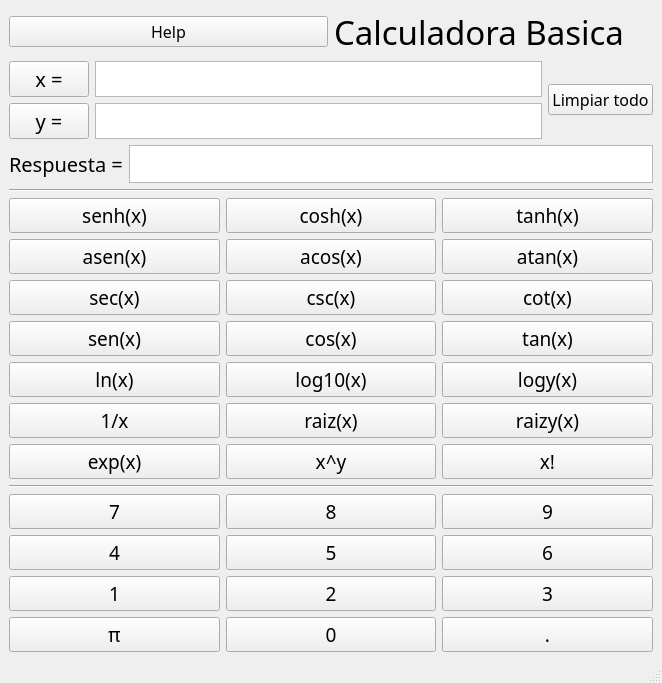
<?xml version="1.0" encoding="UTF-8"?>
<ui version="4.0">
 <class>MainWindow</class>
 <widget class="QMainWindow" name="MainWindow">
  <property name="geometry">
   <rect>
    <x>0</x>
    <y>0</y>
    <width>662</width>
    <height>683</height>
   </rect>
  </property>
  <property name="font">
   <font>
    <family>Sitka Display</family>
   </font>
  </property>
  <property name="windowTitle">
   <string>Calculadora Funtras</string>
  </property>
  <property name="windowIcon">
   <iconset theme="accessories-dictionary"/>
  </property>
  <widget class="QWidget" name="centralwidget">
   <property name="sizePolicy">
    <sizepolicy hsizetype="Preferred" vsizetype="Preferred">
     <horstretch>0</horstretch>
     <verstretch>0</verstretch>
    </sizepolicy>
   </property>
   <layout class="QVBoxLayout" name="verticalLayout_2">
    <item>
     <layout class="QHBoxLayout" name="horizontalLayout_16">
      <item>
       <widget class="QPushButton" name="helpButton">
        <property name="font">
         <font>
          <family>Sitka Display</family>
          <pointsize>12</pointsize>
         </font>
        </property>
        <property name="text">
         <string>Help</string>
        </property>
       </widget>
      </item>
      <item>
       <widget class="QLabel" name="mainLabel">
        <property name="font">
         <font>
          <family>Sitka Banner</family>
          <pointsize>25</pointsize>
          <bold>false</bold>
         </font>
        </property>
        <property name="text">
         <string>Calculadora Basica</string>
        </property>
       </widget>
      </item>
     </layout>
    </item>
    <item>
     <layout class="QHBoxLayout" name="horizontalLayout_15">
      <item>
       <layout class="QVBoxLayout" name="verticalLayout">
        <item>
         <layout class="QHBoxLayout" name="horizontalLayout_14">
          <item>
           <widget class="QPushButton" name="xSelectionButton">
            <property name="font">
             <font>
              <family>Sitka Display</family>
              <pointsize>15</pointsize>
             </font>
            </property>
            <property name="text">
             <string>x =</string>
            </property>
           </widget>
          </item>
          <item>
           <widget class="QPlainTextEdit" name="xInputField">
            <property name="sizePolicy">
             <sizepolicy hsizetype="Expanding" vsizetype="Ignored">
              <horstretch>0</horstretch>
              <verstretch>0</verstretch>
             </sizepolicy>
            </property>
            <property name="font">
             <font>
              <family>Sitka Display</family>
              <pointsize>15</pointsize>
             </font>
            </property>
            <property name="acceptDrops">
             <bool>true</bool>
            </property>
            <property name="verticalScrollBarPolicy">
             <enum>Qt::ScrollBarAlwaysOff</enum>
            </property>
           </widget>
          </item>
         </layout>
        </item>
        <item>
         <layout class="QHBoxLayout" name="horizontalLayout_13">
          <item>
           <widget class="QPushButton" name="pushButton_2">
            <property name="font">
             <font>
              <family>Sitka Display</family>
              <pointsize>15</pointsize>
             </font>
            </property>
            <property name="text">
             <string>y =</string>
            </property>
           </widget>
          </item>
          <item>
           <widget class="QPlainTextEdit" name="yInputField">
            <property name="sizePolicy">
             <sizepolicy hsizetype="Expanding" vsizetype="Ignored">
              <horstretch>0</horstretch>
              <verstretch>0</verstretch>
             </sizepolicy>
            </property>
            <property name="maximumSize">
             <size>
              <width>16777215</width>
              <height>15000000</height>
             </size>
            </property>
            <property name="font">
             <font>
              <family>Sitka Display</family>
              <pointsize>15</pointsize>
             </font>
            </property>
            <property name="verticalScrollBarPolicy">
             <enum>Qt::ScrollBarAlwaysOff</enum>
            </property>
           </widget>
          </item>
         </layout>
        </item>
       </layout>
      </item>
      <item>
       <widget class="QPushButton" name="pushButton">
        <property name="font">
         <font>
          <family>Sitka Display</family>
          <pointsize>12</pointsize>
         </font>
        </property>
        <property name="text">
         <string>Limpiar todo</string>
        </property>
       </widget>
      </item>
     </layout>
    </item>
    <item>
     <layout class="QHBoxLayout" name="horizontalLayout_12">
      <property name="sizeConstraint">
       <enum>QLayout::SetDefaultConstraint</enum>
      </property>
      <item>
       <widget class="QLabel" name="resultLabel">
        <property name="font">
         <font>
          <family>Sitka Display</family>
          <pointsize>15</pointsize>
         </font>
        </property>
        <property name="text">
         <string>Respuesta =</string>
        </property>
       </widget>
      </item>
      <item>
       <widget class="QTextBrowser" name="resultTextBrowser">
        <property name="sizePolicy">
         <sizepolicy hsizetype="Expanding" vsizetype="Ignored">
          <horstretch>0</horstretch>
          <verstretch>0</verstretch>
         </sizepolicy>
        </property>
        <property name="font">
         <font>
          <family>Sitka Display</family>
          <pointsize>15</pointsize>
         </font>
        </property>
       </widget>
      </item>
     </layout>
    </item>
    <item>
     <widget class="Line" name="topLine">
      <property name="orientation">
       <enum>Qt::Horizontal</enum>
      </property>
     </widget>
    </item>
    <item>
     <layout class="QHBoxLayout" name="horizontalLayout">
      <item>
       <widget class="QPushButton" name="senhButton">
        <property name="font">
         <font>
          <family>Sitka Display</family>
          <pointsize>14</pointsize>
         </font>
        </property>
        <property name="text">
         <string>senh(x)</string>
        </property>
       </widget>
      </item>
      <item>
       <widget class="QPushButton" name="coshButton">
        <property name="font">
         <font>
          <family>Sitka Display</family>
          <pointsize>14</pointsize>
         </font>
        </property>
        <property name="text">
         <string>cosh(x)</string>
        </property>
       </widget>
      </item>
      <item>
       <widget class="QPushButton" name="tanhButton">
        <property name="font">
         <font>
          <family>Sitka Display</family>
          <pointsize>14</pointsize>
         </font>
        </property>
        <property name="text">
         <string>tanh(x)</string>
        </property>
       </widget>
      </item>
     </layout>
    </item>
    <item>
     <layout class="QHBoxLayout" name="horizontalLayout_2">
      <item>
       <widget class="QPushButton" name="asenButton">
        <property name="font">
         <font>
          <family>Sitka Display</family>
          <pointsize>14</pointsize>
         </font>
        </property>
        <property name="text">
         <string>asen(x)</string>
        </property>
       </widget>
      </item>
      <item>
       <widget class="QPushButton" name="acosButton">
        <property name="font">
         <font>
          <family>Sitka Display</family>
          <pointsize>14</pointsize>
         </font>
        </property>
        <property name="text">
         <string>acos(x)</string>
        </property>
       </widget>
      </item>
      <item>
       <widget class="QPushButton" name="atanButton">
        <property name="font">
         <font>
          <family>Sitka Display</family>
          <pointsize>14</pointsize>
         </font>
        </property>
        <property name="text">
         <string>atan(x)</string>
        </property>
       </widget>
      </item>
     </layout>
    </item>
    <item>
     <layout class="QHBoxLayout" name="horizontalLayout_3">
      <item>
       <widget class="QPushButton" name="secButton">
        <property name="font">
         <font>
          <family>Sitka Display</family>
          <pointsize>14</pointsize>
         </font>
        </property>
        <property name="text">
         <string>sec(x)</string>
        </property>
       </widget>
      </item>
      <item>
       <widget class="QPushButton" name="cscButton">
        <property name="font">
         <font>
          <family>Sitka Display</family>
          <pointsize>14</pointsize>
         </font>
        </property>
        <property name="text">
         <string>csc(x)</string>
        </property>
       </widget>
      </item>
      <item>
       <widget class="QPushButton" name="cotButton">
        <property name="font">
         <font>
          <family>Sitka Display</family>
          <pointsize>14</pointsize>
         </font>
        </property>
        <property name="text">
         <string>cot(x)</string>
        </property>
       </widget>
      </item>
     </layout>
    </item>
    <item>
     <layout class="QHBoxLayout" name="horizontalLayout_4">
      <item>
       <widget class="QPushButton" name="senButton">
        <property name="font">
         <font>
          <family>Sitka Display</family>
          <pointsize>14</pointsize>
         </font>
        </property>
        <property name="text">
         <string>sen(x)</string>
        </property>
       </widget>
      </item>
      <item>
       <widget class="QPushButton" name="cosButton">
        <property name="font">
         <font>
          <family>Sitka Display</family>
          <pointsize>14</pointsize>
         </font>
        </property>
        <property name="text">
         <string>cos(x)</string>
        </property>
       </widget>
      </item>
      <item>
       <widget class="QPushButton" name="tanButton">
        <property name="font">
         <font>
          <family>Sitka Display</family>
          <pointsize>14</pointsize>
         </font>
        </property>
        <property name="text">
         <string>tan(x)</string>
        </property>
       </widget>
      </item>
     </layout>
    </item>
    <item>
     <layout class="QHBoxLayout" name="horizontalLayout_5">
      <item>
       <widget class="QPushButton" name="lnButton">
        <property name="font">
         <font>
          <family>Sitka Display</family>
          <pointsize>14</pointsize>
         </font>
        </property>
        <property name="text">
         <string>ln(x)</string>
        </property>
       </widget>
      </item>
      <item>
       <widget class="QPushButton" name="logTenButton">
        <property name="font">
         <font>
          <family>Sitka Display</family>
          <pointsize>14</pointsize>
         </font>
        </property>
        <property name="text">
         <string>log10(x)</string>
        </property>
       </widget>
      </item>
      <item>
       <widget class="QPushButton" name="logYButton">
        <property name="font">
         <font>
          <family>Sitka Display</family>
          <pointsize>14</pointsize>
         </font>
        </property>
        <property name="text">
         <string>logy(x)</string>
        </property>
       </widget>
      </item>
     </layout>
    </item>
    <item>
     <layout class="QHBoxLayout" name="horizontalLayout_6">
      <item>
       <widget class="QPushButton" name="divButton">
        <property name="font">
         <font>
          <family>Sitka Display</family>
          <pointsize>14</pointsize>
         </font>
        </property>
        <property name="text">
         <string>1/x</string>
        </property>
       </widget>
      </item>
      <item>
       <widget class="QPushButton" name="sqrButton">
        <property name="font">
         <font>
          <family>Sitka Display</family>
          <pointsize>14</pointsize>
         </font>
        </property>
        <property name="text">
         <string>raiz(x)</string>
        </property>
       </widget>
      </item>
      <item>
       <widget class="QPushButton" name="sqrYButton">
        <property name="font">
         <font>
          <family>Sitka Display</family>
          <pointsize>14</pointsize>
         </font>
        </property>
        <property name="text">
         <string>raizy(x)</string>
        </property>
       </widget>
      </item>
     </layout>
    </item>
    <item>
     <layout class="QHBoxLayout" name="horizontalLayout_7">
      <item>
       <widget class="QPushButton" name="expButton">
        <property name="font">
         <font>
          <family>Sitka Display</family>
          <pointsize>14</pointsize>
         </font>
        </property>
        <property name="text">
         <string>exp(x)</string>
        </property>
       </widget>
      </item>
      <item>
       <widget class="QPushButton" name="powerYButton">
        <property name="font">
         <font>
          <family>Sitka Display</family>
          <pointsize>14</pointsize>
         </font>
        </property>
        <property name="text">
         <string>x^y</string>
        </property>
       </widget>
      </item>
      <item>
       <widget class="QPushButton" name="factorialButton">
        <property name="font">
         <font>
          <family>Sitka Display</family>
          <pointsize>14</pointsize>
         </font>
        </property>
        <property name="text">
         <string>x!</string>
        </property>
       </widget>
      </item>
     </layout>
    </item>
    <item>
     <widget class="Line" name="bottonLine">
      <property name="orientation">
       <enum>Qt::Horizontal</enum>
      </property>
     </widget>
    </item>
    <item>
     <layout class="QHBoxLayout" name="horizontalLayout_8">
      <item>
       <widget class="QPushButton" name="sevenButton">
        <property name="font">
         <font>
          <family>Sitka Display</family>
          <pointsize>14</pointsize>
         </font>
        </property>
        <property name="text">
         <string>7</string>
        </property>
       </widget>
      </item>
      <item>
       <widget class="QPushButton" name="eightButton">
        <property name="font">
         <font>
          <family>Sitka Display</family>
          <pointsize>14</pointsize>
         </font>
        </property>
        <property name="text">
         <string>8</string>
        </property>
       </widget>
      </item>
      <item>
       <widget class="QPushButton" name="nineButton">
        <property name="font">
         <font>
          <family>Sitka Display</family>
          <pointsize>14</pointsize>
         </font>
        </property>
        <property name="text">
         <string>9</string>
        </property>
       </widget>
      </item>
     </layout>
    </item>
    <item>
     <layout class="QHBoxLayout" name="horizontalLayout_9">
      <item>
       <widget class="QPushButton" name="fourButton">
        <property name="font">
         <font>
          <family>Sitka Display</family>
          <pointsize>14</pointsize>
         </font>
        </property>
        <property name="text">
         <string>4</string>
        </property>
       </widget>
      </item>
      <item>
       <widget class="QPushButton" name="fiveButton">
        <property name="font">
         <font>
          <family>Sitka Display</family>
          <pointsize>14</pointsize>
         </font>
        </property>
        <property name="text">
         <string>5</string>
        </property>
       </widget>
      </item>
      <item>
       <widget class="QPushButton" name="sixButton">
        <property name="font">
         <font>
          <family>Sitka Display</family>
          <pointsize>14</pointsize>
         </font>
        </property>
        <property name="text">
         <string>6</string>
        </property>
       </widget>
      </item>
     </layout>
    </item>
    <item>
     <layout class="QHBoxLayout" name="horizontalLayout_10">
      <item>
       <widget class="QPushButton" name="oneButton">
        <property name="font">
         <font>
          <family>Sitka Display</family>
          <pointsize>14</pointsize>
         </font>
        </property>
        <property name="text">
         <string>1</string>
        </property>
       </widget>
      </item>
      <item>
       <widget class="QPushButton" name="twoButton">
        <property name="font">
         <font>
          <family>Sitka Display</family>
          <pointsize>14</pointsize>
         </font>
        </property>
        <property name="text">
         <string>2</string>
        </property>
       </widget>
      </item>
      <item>
       <widget class="QPushButton" name="threeButton">
        <property name="font">
         <font>
          <family>Sitka Display</family>
          <pointsize>14</pointsize>
         </font>
        </property>
        <property name="text">
         <string>3</string>
        </property>
       </widget>
      </item>
     </layout>
    </item>
    <item>
     <layout class="QHBoxLayout" name="horizontalLayout_11">
      <item>
       <widget class="QPushButton" name="piButton">
        <property name="font">
         <font>
          <family>Sitka Display</family>
          <pointsize>14</pointsize>
         </font>
        </property>
        <property name="text">
         <string>π</string>
        </property>
       </widget>
      </item>
      <item>
       <widget class="QPushButton" name="zeroButton">
        <property name="font">
         <font>
          <family>Sitka Display</family>
          <pointsize>14</pointsize>
         </font>
        </property>
        <property name="text">
         <string>0</string>
        </property>
       </widget>
      </item>
      <item>
       <widget class="QPushButton" name="decButton">
        <property name="font">
         <font>
          <family>Sitka Display</family>
          <pointsize>14</pointsize>
         </font>
        </property>
        <property name="text">
         <string>.</string>
        </property>
       </widget>
      </item>
     </layout>
    </item>
   </layout>
  </widget>
  <widget class="QStatusBar" name="statusbar"/>
 </widget>
 <resources/>
 <connections/>
</ui>
